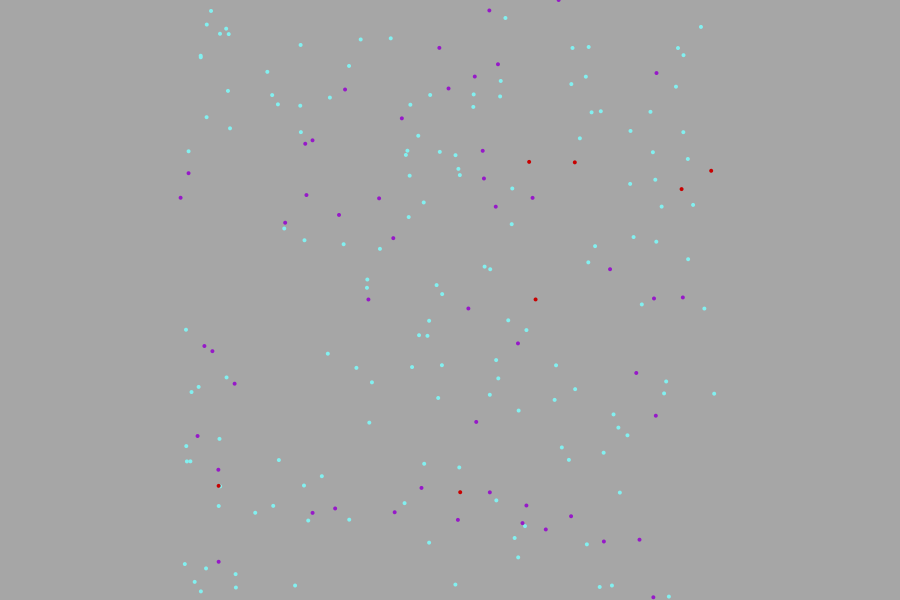
Frame 1 (no input)
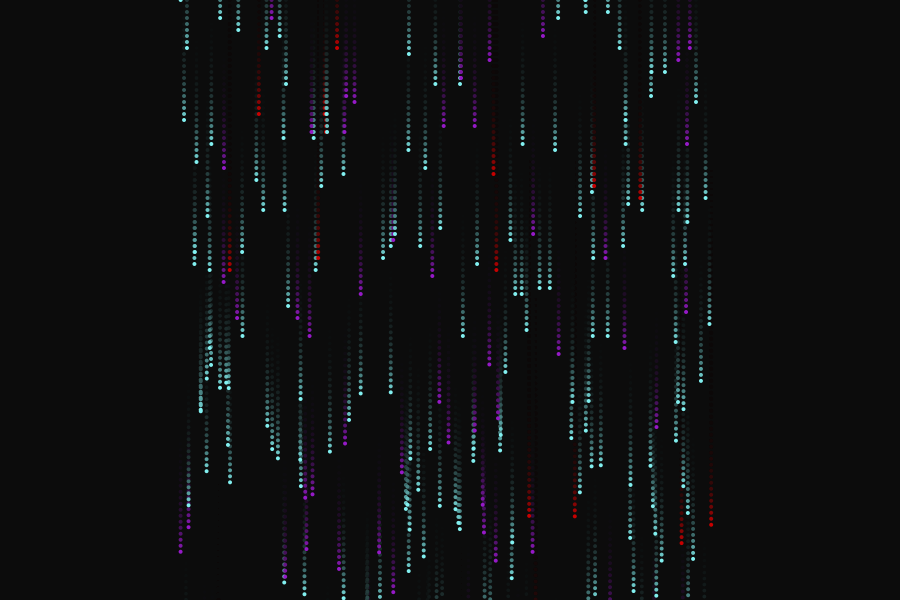
Frame 60 (the mouse pressed at the canvas centre just before this capture)
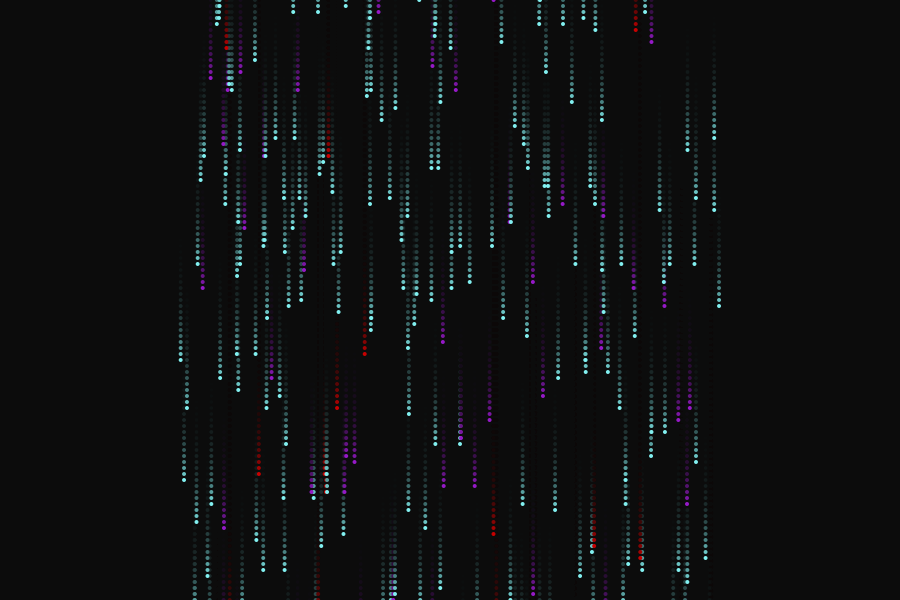
Frame 120 (the mouse held since frame 60 and released just before this capture)

The Processing sketch that drew these frames (run headless with seeded random() and noise(); from frame 60 on, the mouse is pressed at the canvas centre):

// Processing sketch: 02_lluvia_colores_con_pesos
// ── 02_lluvia_colores_con_pesos.pde
ArrayList<Drop> drops = new ArrayList<Drop>();
color[] colors = { color(130, 240, 240), color(150, 25, 200), color(200, 0, 0) };
float[] weights = { 75, 20, 5 };
  
void setup() {
  size(900, 600);
  for (int i=0; i<200; i++) {
    Drop d = new Drop();
    drops.add(d);
  }
  noStroke();
}

void draw() {
  fill(10, 50);
  rect(0, 0, width, height);

  for (int i=0; i<drops.size(); i++) {
    Drop d = drops.get(i);
    d.move();
    d.draw();
  }  
}

class Drop {
  float x, y;
  int size = 4;
  int speed = 6;
  color c;
  
  Drop() {
    x = random(width*0.2, width*0.8);
    y = random(0, height);
    c = randomColor();
  }
  
  void move() {
    y += speed;
    if (y > height) {
      x = random(width*0.2, width*0.8);
      y = 0;
      c = randomColor();
    }
  }
  
  void draw() {
    fill(c);
    ellipse(x, y, size, size);
  }
}


color randomColor() {
  float totalSum = 0;
  for (int i=0; i<weights.length; i++) {
    totalSum += weights[i];
  }
  float r = random(totalSum);
  float partialSum = 0;
  for (int i=0; i<weights.length; i++) {
    partialSum += weights[i];
    if (r < partialSum) {
      return colors[i];
    }
  }
  return colors[colors.length-1];
}
